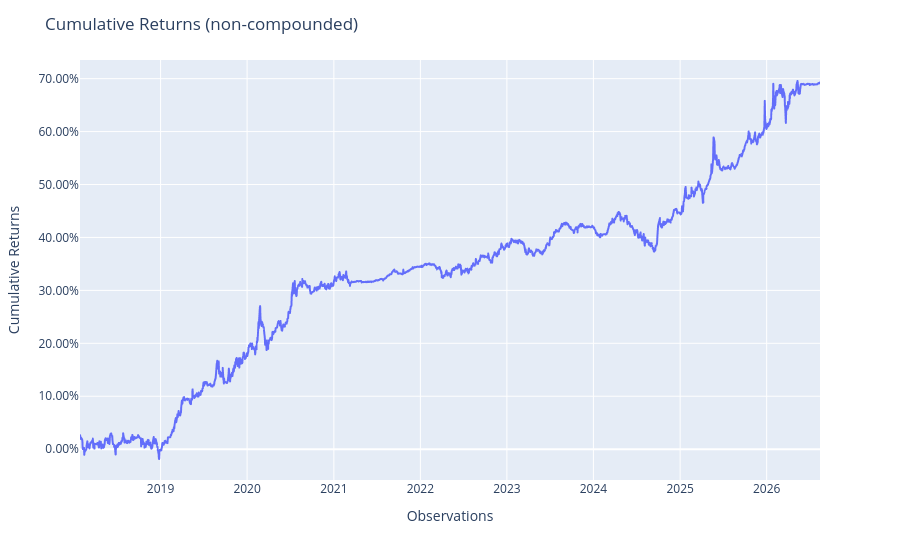

Here is the notebook cell this chart was saved with:
### Code cell
MultiPeriodPortfolio(test_portfolios).plot_cumulative_returns()

### Figure 1 — Plotly figure (JSON) as saved in the notebook; plotly's stock layout.template omitted (floating-point values rounded to 4 significant figures; data arrays with more than 128 entries replaced by an {"elided": "..."} marker saying what was removed)
{"data": [{"hovertemplate": "variable=cumulative_returns<br>index=%{x}<br>value=%{y}<extra></extra>", "legendgroup": "cumulative_returns", "line": {"color": "#636efa", "dash": "solid"}, "marker": {"symbol": "circle"}, "mode": "lines", "name": "cumulative_returns", "showlegend": true, "type": "scattergl", "x": {"elided": "2073 str values"}, "xaxis": "x", "y": {"elided": "2073 float values"}, "yaxis": "y"}], "layout": {"legend": {"title": {"text": "variable"}, "tracegroupgap": 0}, "margin": {"t": 60}, "showlegend": false, "title": {"text": "Cumulative Returns (non-compounded)"}, "xaxis": {"anchor": "y", "domain": [0, 1], "title": {"text": "Observations"}}, "yaxis": {"anchor": "x", "domain": [0, 1], "tickformat": ".2%", "title": {"text": "Cumulative Returns"}}}}
